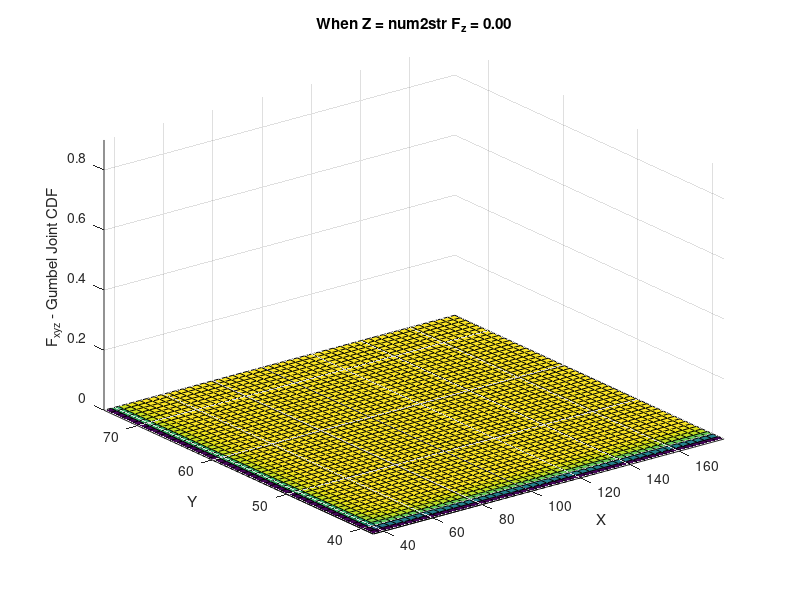
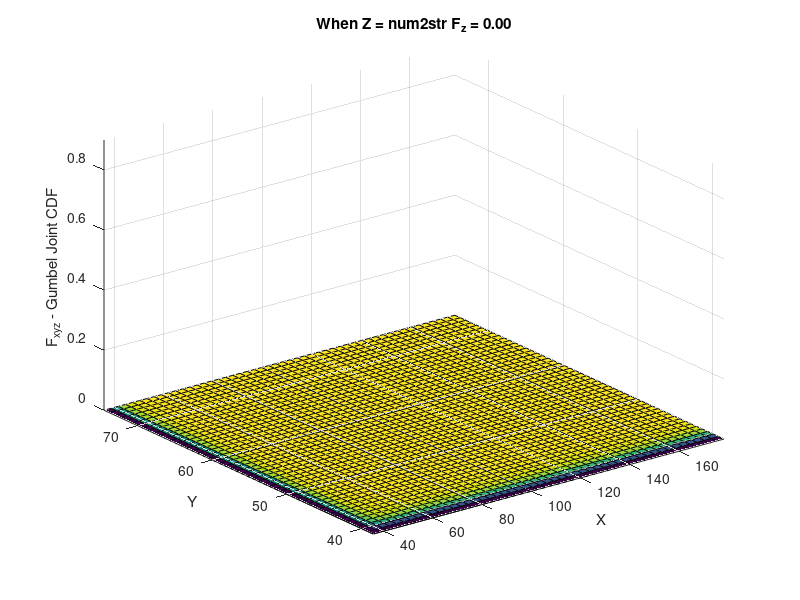
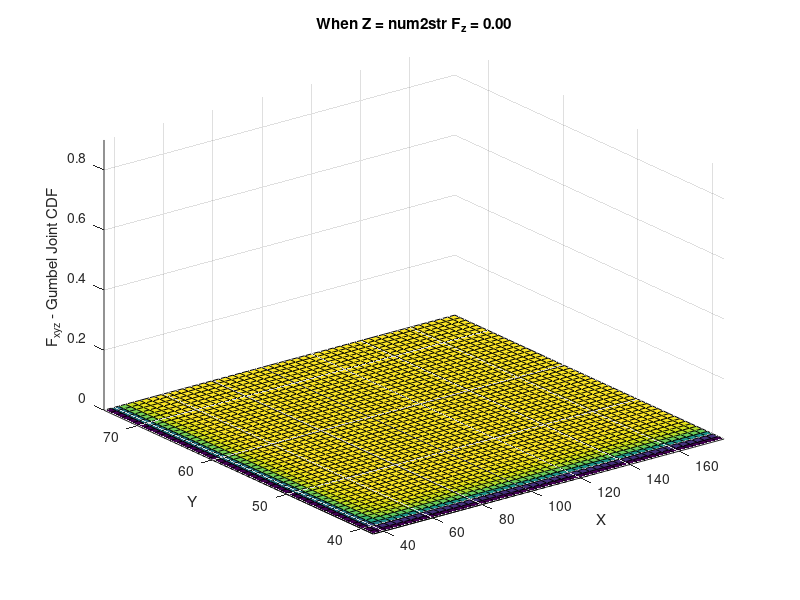
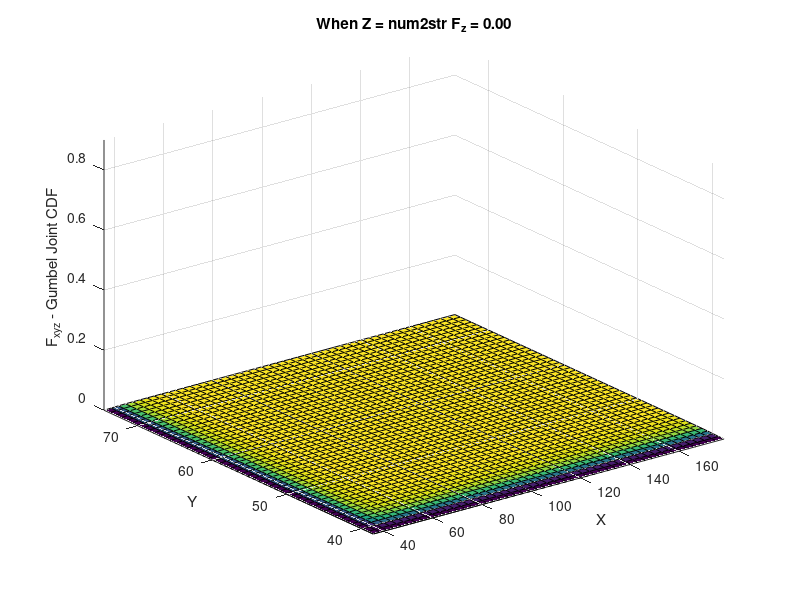

Reproduce these figures in MATLAB, in order.
%% three dimensional Gumbel?Hougaard copula
%u1,u2,u3: the cdf of three variables
%si: theta, the parameter of Gumbel?Hougaard copula
%C3_Gum: the 3D Gumbel-Hougaard copula
clear,clc

%%load data with three variables
load('CountyEvents0921.mat')
i = 114; % any county
% Source data of X, Y, Z
Xs = [CountyEvent{i,1}.TotalRain];
Ys = [CountyEvent{i,1}.MaxRain];
Zs = [CountyEvent{i,1}.MaxWind];
CoefX = gevfit(Xs);
CoefY = gevfit(Ys);
CoefZ = gevfit(Zs);
step = 50; 
p1=0.000001;
p2=0.9;
Xrange = gevinv([p1,p2],CoefX(1),CoefX(2),CoefX(3));
Yrange = gevinv([p1,p2],CoefY(1),CoefY(2),CoefY(3));
Zrange = gevinv([p1,p2],CoefZ(1),CoefZ(2),CoefZ(3));

x = linspace(Xrange(1),Xrange(2),step);%rand(100,1));
y = linspace(Yrange(1),Yrange(2),step);%rand(100,1);
z = linspace(Zrange(1),Zrange(2),step);%rand(100,1);
%pz = linspace(0.01,0.9,step)';
%z = gevinv(pz,CoefZ(1),CoefZ(2),CoefZ(3));

[X,Y,Z] = meshgrid(x,y,z);
u1 = gevcdf(X(:),CoefX(1),CoefX(2),CoefX(3));
u2 = gevcdf(Y(:),CoefY(1),CoefY(2),CoefY(3));
u3 = gevcdf(Z(:),CoefZ(1),CoefZ(2),CoefZ(3));

%copula
si = 2.69;
C3_Gum = exp(...
    -(...
    (-log(u1)).^si+(-log(u2)).^si+(-log(u3)).^si...
    ).^(1/si)...
    );
C3_Gum = reshape(C3_Gum,size(X));

%%dynamaic plot of 3D joint CDF
curFolder = cd;
figure
for l = 1:step
    XYx = X(:,:,l);
    XYy = Y(:,:,l);
    surf(XYx,XYy,C3_Gum(:,:,l))
    xlabel('X')
    ylabel('Y')
    zlabel('F_{xyz} - Gumbel Joint CDF')
    Pmax = C3_Gum(length(z),length(z),l);
    axis([Xrange,Yrange,0,0.9]) 
    title(['When Z = num2str F_z = ',num2str(gevcdf(z(l),CoefZ(1),CoefZ(2),CoefZ(3)),'%.2f')])
    pause(0.4)
    PictureName = [curFolder '\pictures\' num2str(l,'%03u')];
    print(PictureName,'-djpeg','-r100')
end
%% make animation
cd([curFolder '/pictures'])
AnimationName = [curFolder '/Copula3D.gif'];
list = dir('*.jpg');
N = size(list);
for i=1:N
    list(i).datenum = str2double(list(i).name(1:end-4));
end
[~,sortID] = sortrows([list.datenum].'); list = list(sortID); clear sortID
for i = 1:N
    img = imread(list(i).name);
    imshow(img);
    frame=getframe(gcf);
    im=frame2im(frame);
    [A,map]=rgb2ind(img,256);
    if i == 1
		imwrite(A,map,AnimationName,'gif','LoopCount',Inf,'DelayTime',0.2);
	else
		imwrite(A,map,AnimationName,'gif','WriteMode','append','DelayTime',0.2);
    end
end

